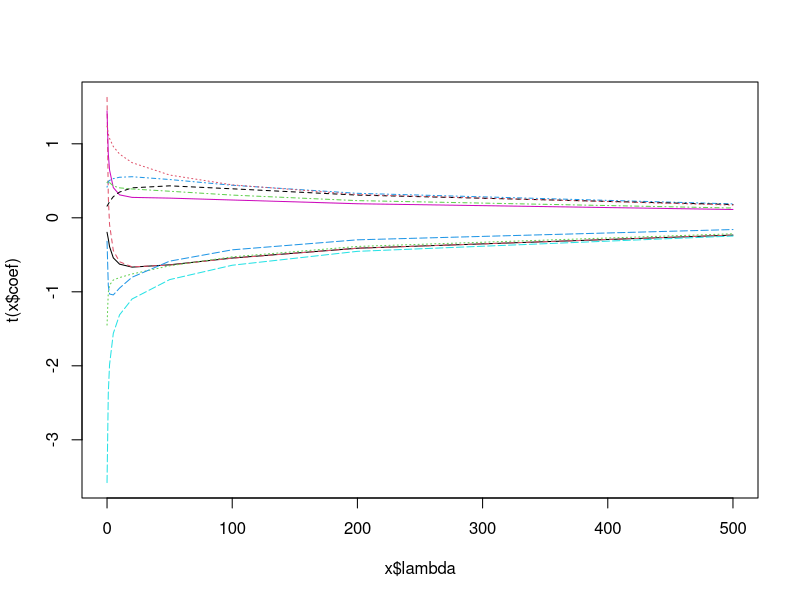
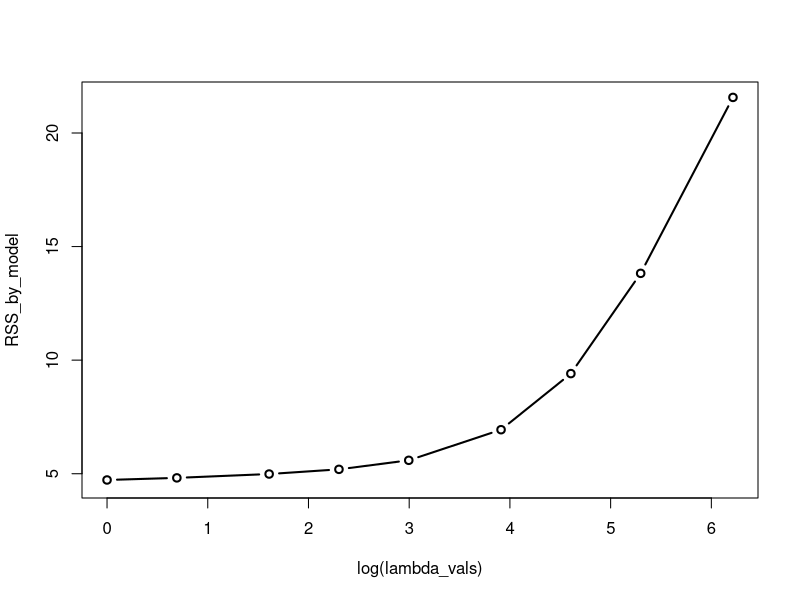

Recreate these plots in R, in order.
## ---- chunk 1
knitr::opts_chunk$set(echo = TRUE)

require(ggplot2)
require(glmnet)
## ---- chunk 2
names(mtcars);
## ---- chunk 3
library(MASS);

lambda_vals <- c(0,1,2,5,10,20,50,100,200,500); # Choose lambdas to try.
# lm.ridge needs:
# 1) a model (mpg~. says to model mpg as an intercept
#         plus a coefficient for every other variable in the data frame)
# 2) a data set (mtcars, of course)
# 3) a value for lambda. lambda=0 is the default,
#         and recovers classic linear regression.
#         But we can also pass a whole vector of lambdas, like we are about to do,
#         and lm.ridge will fit a separate model for each.
# See ?lm.ridge for details.
ridge_models <- lm.ridge(mpg~., mtcars, lambda=lambda_vals);

# Naively plotting this object shows us how the different coefficients
# change as lambda changes.
plot( ridge_models );
## ---- chunk 4
lm_sanity_check <- lm(mpg~., mtcars);
lm_sanity_check$coefficients
## ---- chunk 5
head( coef( ridge_models), 1 ); # the first row is the lambda=0.0 setting.
## ---- chunk 6
mean( lm_sanity_check$residuals^2 );
## ---- chunk 7
mean( (predict( lm_sanity_check, mtcars) - mtcars$mpg )^2 )
## ---- chunk 8
length( lambda_vals )
## ---- chunk 9
coef( ridge_models )
## ---- chunk 10
cat(paste0("The 4-th lambda value is: ", lambda_vals[4]) );

coef( ridge_models )[4,]; # Pick out the 4-th row. these are coefs when lambda=5.
## ---- chunk 11
# The mpg column of mtcars needs to get removed (it is the outcome,
# not a predictor), so we drop it-- it's the column numbered 1.
# And we're using cbind to add a column of 1s with column name const.
mtc_predictors <- cbind(const=1,mtcars[,-c(1)]);
head(mtc_predictors);
## ---- chunk 12
beta5 <- coef( ridge_models )[4,]; # 4th row was for lambda=5.
datsun <- mtc_predictors['Datsun 710',]
sum( beta5*datsun )
## ---- chunk 13
beta0 <- coef( ridge_models )[1,]; # 1st row was for lambda=0, i.e., plain old LR.
datsun <- mtc_predictors['Datsun 710',]
sum( beta0*datsun );
## ---- chunk 14
predict( lm_sanity_check, datsun )
## ---- chunk 15
dim( mtc_predictors )
## ---- chunk 16
beta_matrix <- coef( ridge_models )
dim(beta_matrix);
## ---- chunk 17
beta_matrix
## ---- chunk 18
mtc_mx <- as.matrix( mtc_predictors );
cat('Dimensions of the predictors matrix: ');
cat(dim(mtc_mx)) 

beta_mx <- coef( ridge_models );
cat('Dimensions of the coefficients matrix: ');
cat( dim(beta_mx) );

# Now compute the appropriate matrix product.
# We want to rows indexed by observations
# and the columns indexed by lambdas.
# That requires transposing the coefficients matrix, whose original form
# has rows indexed by lambda and columns indexed by the predictors.
# We transpose a matrix in R with t( ).
obs_by_lambda_predictions <- as.matrix( mtc_mx ) %*% t( beta_mx );
obs_by_lambda_predictions
## ---- chunk 19
errors <- mtcars$mpg - obs_by_lambda_predictions;
# Just to check, each column of errors should be length-32, because we have
# 32 data points in the mtcars data set.
# And there should be 32 columns, one for each of our ten lambda values.
dim( errors );
## ---- chunk 20
# We're going to squares the entries of errors,
# then take a mean along the columns (that's the 2 argument to apply)
RSS_by_model <- apply( errors^2, 2, FUN=mean);
RSS_by_model
## ---- chunk 21
plot( log(lambda_vals), RSS_by_model, type='b', lwd=2)
